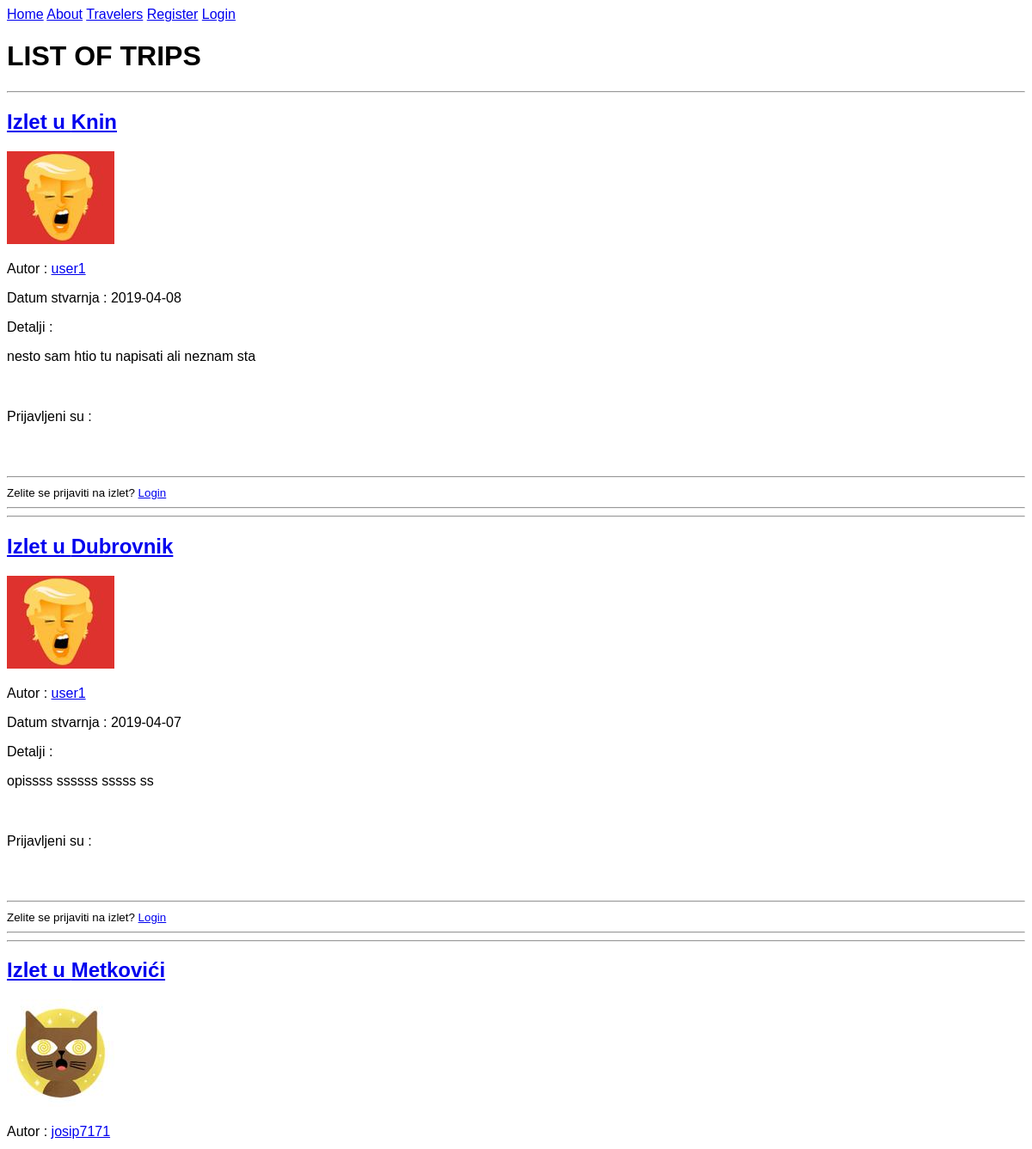
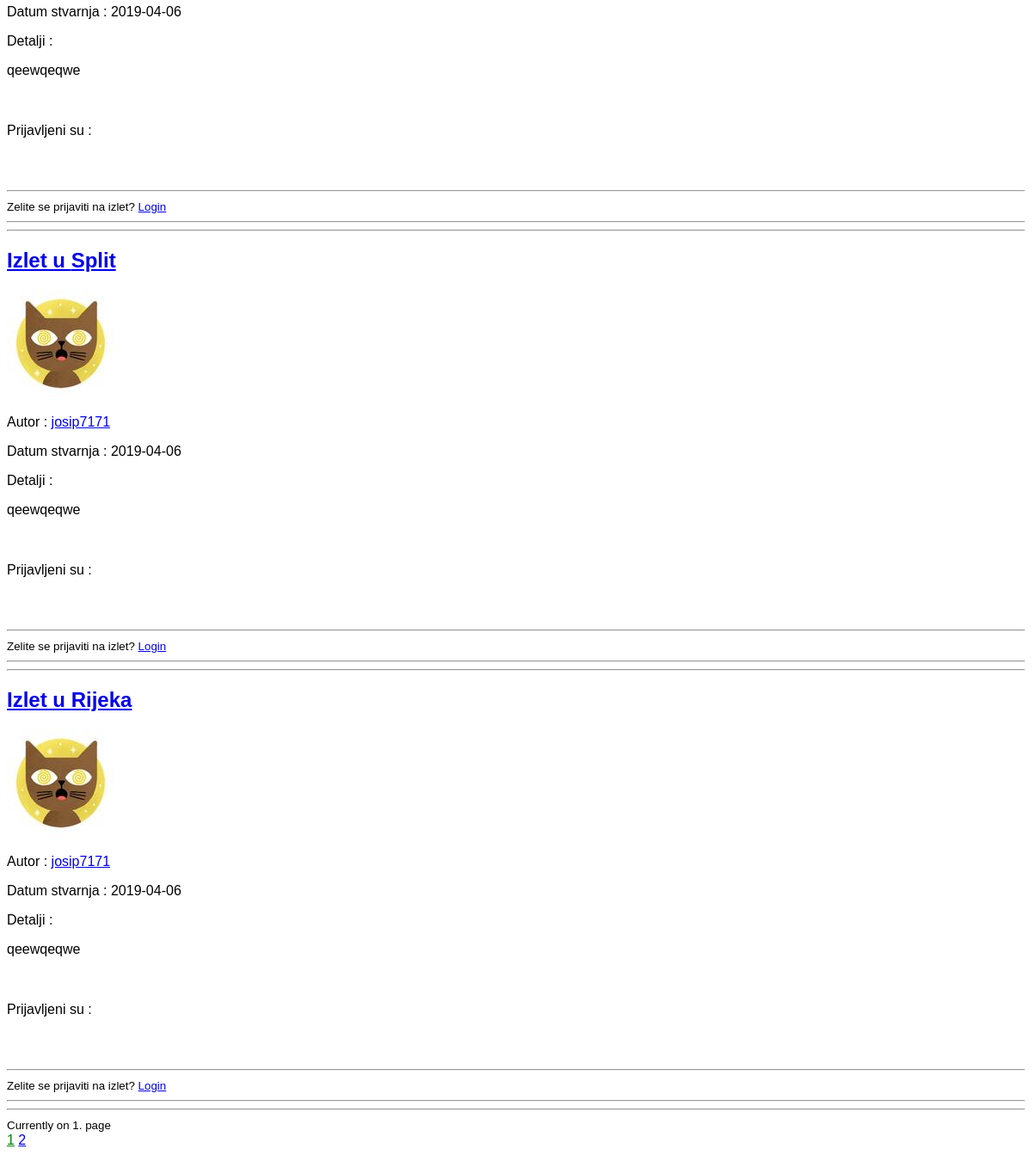
Page /home on the earlier database version (2 pictures, top to bottom).
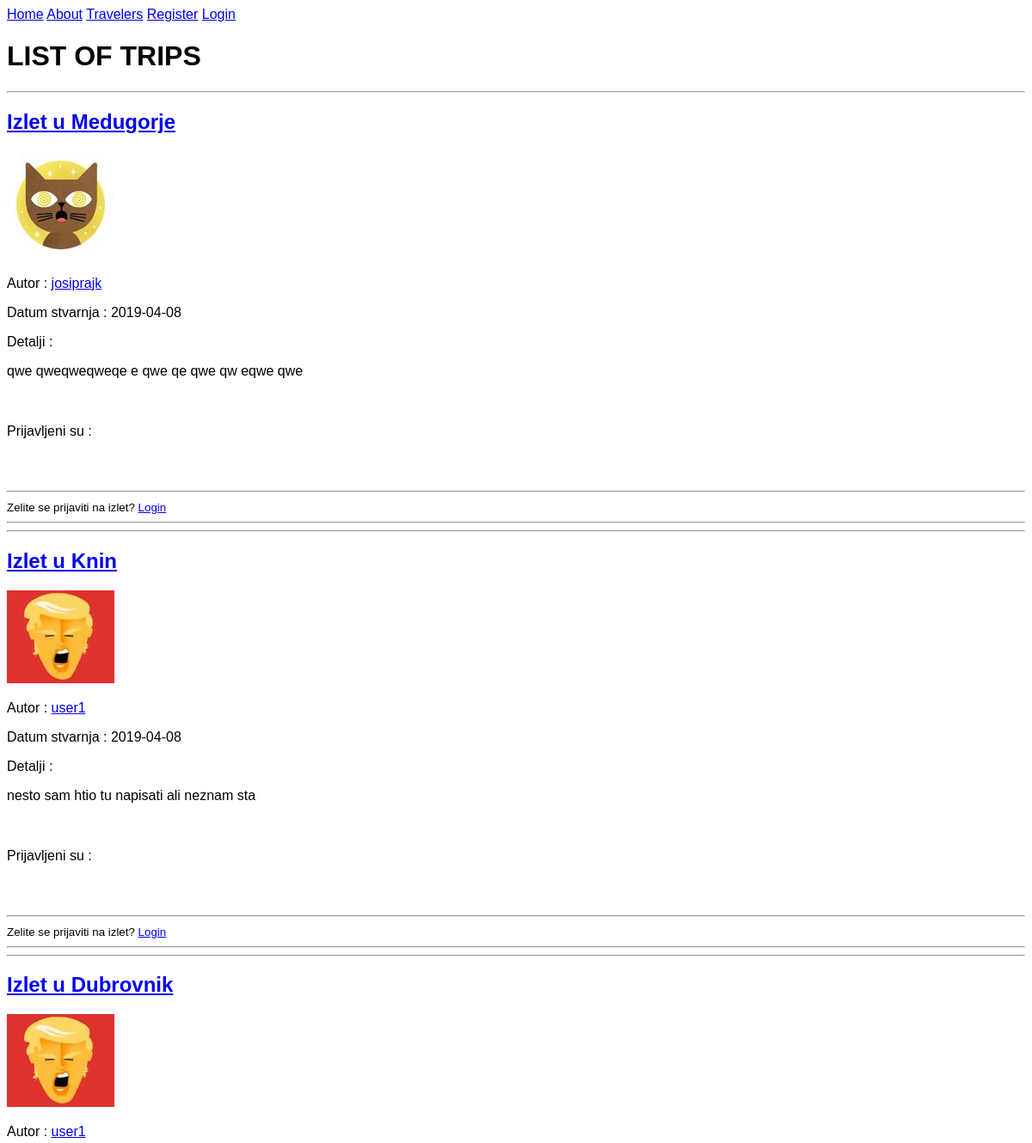
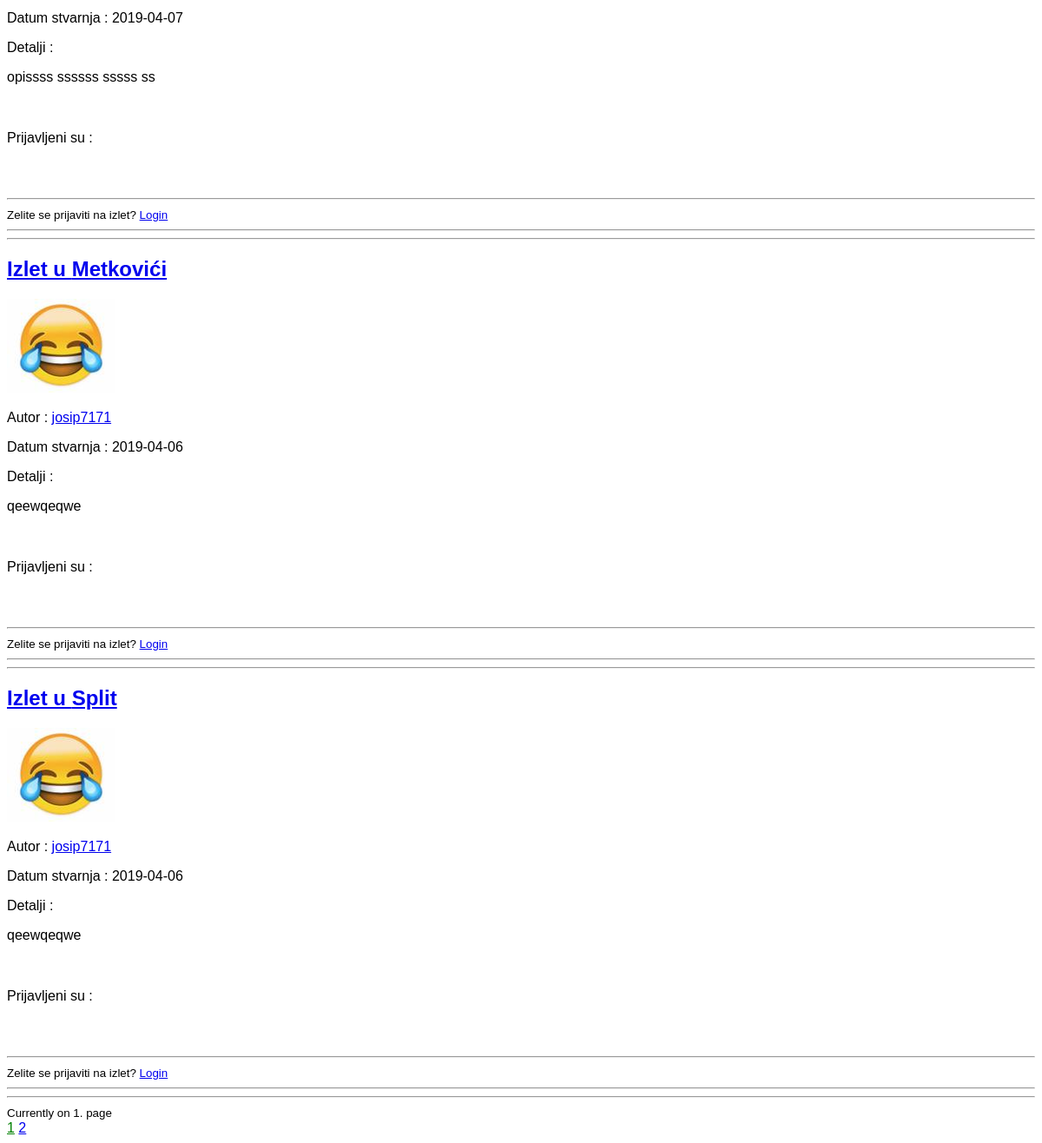
Same page on the later database version (2 pictures, top to bottom).
### app/models.py (models this page shows, shortened)
class Trip(db.Model):
    id = db.Column(db.Integer, primary_key=True)
    location = db.Column(db.String(100), nullable=False)
    user_id = db.Column(db.Integer, db.ForeignKey('user.id'), nullable=False)
    date_created = db.Column(db.DateTime, nullable=False, default=datetime.utcnow)
    details = db.Column(db.Text, nullable=False)

class User(db.Model, UserMixin):
    id = db.Column(db.Integer, primary_key=True)
    username = db.Column(db.String(20), unique=True, nullable=False)
    email = db.Column(db.String(50), unique=True, nullable=False)
    image_file = db.Column(db.String(20), nullable=False, default='default.jpg')
    password = db.Column(db.String(60), nullable=False)
    trips = db.relationship('Trip', backref='author', lazy=True)
    trips_joined = db.relationship('Trip', secondary=user_identifier, lazy='subquery',
                                   backref=db.backref('users', lazy=True))

### app/main/routes.py (the view)
@main.route('/')
@main.route('/home')
def home():
    page = request.args.get('page', 1, type=int)
    trips = Trip.query.order_by(Trip.date_created.desc()).paginate(page=page, per_page=5)
    return render_template('home.html', trips=trips)

### app/templates/home.html (shortened to what this page needs)
{% extends "layout.html" %}
{% block content %}
            {% set iterated = {'i': False} %}
<h1>LIST OF TRIPS</h1><hr>
    {% for trip in trips.items %}
    <article>
        <a href="{{ url_for('trips.show_trip', trip_id=trip.id) }}"><h2>Izlet u {{ trip.location }}</h2></a>
        <div>
            <img src="{{ url_for('static', filename='profile_pics/' + trip.author.image_file) }}">
            <p>Autor : <a href="{{ url_for('users.user_trips', id=trip.author.id) }}">{{ trip.author.username }}</a></p>
            <p>Datum stvarnja : {{ trip.date_created.strftime('%Y-%m-%d') }}</p>
            <p>Detalji :</p>
            <article>{{ trip.details }}</article>
            <br><br>
            <p>Prijavljeni su : </p>
            {% set iterated = {'i': False} %}
            <br><br>
            <hr>
            {% if current_user.is_authenticated %}
                {% if current_user.username == trip.author.username %}
                <p><i>Vi ste autor putovanja.</i></p>
                <a href="{{ url_for('trips.show_trip', trip_id=trip.id) }}">Izmjeni/izbrisi izlet</a><br>
                {% endif %}
                {% if not iterated.i %}
                <a href="{{ url_for('users.add_traveler', trip_id=trip.id) }}">Prijavi se!</a>
                {% elif  iterated.i %}
                <p><i>Prijavljeni ste na ovaj izlet!</i><br>
                    <a href="{{ url_for('users.remove_traveler', trip_id=trip.id) }}">Odjavi se</a></p>
                {% endif %}
            {% else %}
                <small>Zelite se prijaviti na izlet? <a href="{{ url_for('users.login') }}">Login</a></small>
            {% endif %}
            <hr><hr>
            </div>
        </article>
    {% endfor %}
    <small>Currently on {{ trips.page }}. page</small><br>
    {% for page_num in trips.iter_pages(left_edge=1, right_edge=1, left_current=1, right_current=2) %}
        {% if page_num %}
            {% if trips.page == page_num %}
                <a style="color:green" href="{{ url_for('main.home', page=page_num) }}">{{ page_num }}</a>
            {% else %}
                <a href="{{ url_for('main.home', page=page_num) }}">{{ page_num }}</a>
            {% endif %}
        {% else %}
        ...
        {% endif %}
    {% endfor %}
{% endblock content %}

### app/templates/layout.html (shortened to what this page needs)
<!DOCTYPE html>
<html lang="en">
<head>
</head>
<body>
    <header>
        <a href="{{ url_for('main.home') }}">Home</a>
        <a href="{{ url_for('main.about') }}">About</a>
        <a href="{{ url_for('users.travelers') }}">Travelers</a>
        {% if current_user.is_authenticated %}
        <a href="{{ url_for('trips.new_trip') }}">New Trip</a>
        <a href="{{ url_for('users.account') }}">Account</a>
        <a href="{{ url_for('users.logout') }}">Logout</a>
        {% else %}
        <a href="{{ url_for('users.register') }}">Register</a>
        <a href="{{ url_for('users.login') }}">Login</a>
        {% endif %}
    </header>
    {% block content %}
    {% endblock %}
</body>
</html>

### app/templates/layout.html (style rules this page uses)
body { font-family: Arial, Helvetica, sans-serif; }

Differences in the rows shown:
no longer on this page (row unchanged): Trip: location "Rijeka", image_file (picture), author.username "josip7171", date_created "2019-04-06", details "qeewqeqwe"
added Trip: location "Medugorje", image_file (picture), author.username "josiprajk", date_created "2019-04-08", details "qwe qweqweqweqe e qwe qe qwe qw eqwe qwe"
changed through a linked row, Trip "Metkovići": image_file: a different picture
changed through a linked row, Trip "Split": image_file: a different picture
